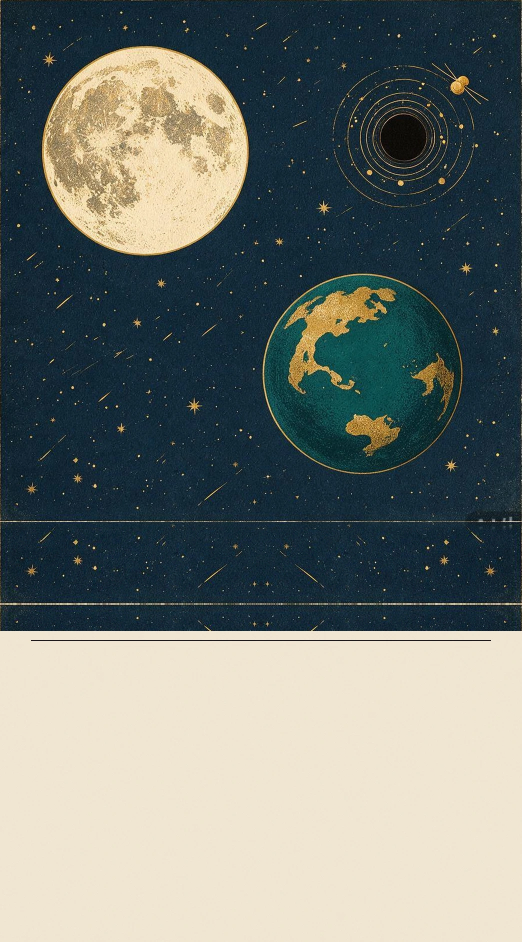
#> input picture tools/menu-prseam.webp, 1044 x 1884 px, found by its file name (shown at 1/2 size)
$ python patch_menu_seams.py
#> lines starting #> are read from the running program, lines starting #| are printed output that depends on the picture; after the words box and inside, x2 and y2 are one past the last pixel; in counts of white or black regions, pixels touching at a corner belong together
#!/usr/bin/env python3
"""抹掉 menu.webp 仪场里的烘焙断口 + 下移奶油带：
- y≈1041-43 / y≈1205-10 两条横向金线（原方图内框底线 + 延展接缝）
- x=0 / x=1043 两条 1px 竖直框线（仅仪场 navy 区，奶油带无此线）
- 右缘水印残迹（x≈920-1043, y≈970-1080，原 AI 水印未除净）
- 奶油边界 y1265 → y1330（屏 68% → 71.7%；操作面板扩容，仪场仍大于初版）
- 星图收进圆角矩形「屏幕框」：四周奶油边距 36px、圆角 r30、2px 深墨描边，
  监视器隐喻——奶油色是仪表机身，星图是显示出来的屏幕（用户定）

重绘配方同 patch_cover_grain.py：底色取邻近干净星空逐通道中位数，
颗粒 = 细噪（std 实测于干净区）+ 低频斑驳，星星小/中/亮/四芒四档、暖金色。
源文件用 tools/menu-prseam.webp（打补丁前备份）。
"""
import numpy as np
from PIL import Image
from scipy import ndimage

BASE = "/Users/jonysong/Work/Products/chase-the-moon"
SRC = f"{BASE}/tools/menu-prseam.webp"
OUT = f"{BASE}/assets/ui/menu.webp"
NAVY_END = 1264  # 奶油带从 1265 开始

rng = np.random.default_rng(20260921)
im = np.array(Image.open(SRC).convert("RGB")).astype(float)
H, W = im.shape[:2]
#> H = 1884; W = 1044

# ── 实测干净区颗粒强度（避开星点：用高通行中位数估计）──
clean = im[1100:1190, 100:900]
hipass = clean - ndimage.gaussian_filter(clean, (2, 2, 0))
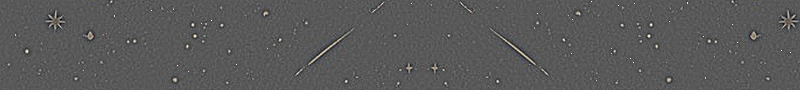
#> hipass: shape (90, 800, 3) float64; mean R, G, B 0, 0, 0; drawn with min black and max white
FINE_STD = float(np.median(np.abs(hipass)) * 1.4826)
#> FINE_STD = 6.03
FINE_STD = min(max(FINE_STD, 4.0), 9.0)

STAR_RGB = np.array([205.0, 182.0, 126.0])


def synth(h, w, base, star_scale=1.0):
    """生成 h×w 星空纹理块"""
#> called with h = 9, w = 1044, base = array of shape (3,), star_scale = 1
    blk = np.ones((h, w, 3)) * base
    fine = rng.normal(0, FINE_STD, (h, w))
    coarse = ndimage.gaussian_filter(rng.normal(0, 1, (h, w)), 2.2)
    coarse = coarse / coarse.std() * (FINE_STD * 0.42)
    noise = fine + coarse
    blk[..., 0] += noise * 1.00
    blk[..., 1] += noise * 0.92
    blk[..., 2] += noise * 0.78

    def splat(cx, cy, r, peak):
        y0, y1 = max(0, int(cy - r * 3)), min(h, int(cy + r * 3) + 1)
        x0, x1 = max(0, int(cx - r * 3)), min(w, int(cx + r * 3) + 1)
        if y1 <= y0 or x1 <= x0:
            return
        gy, gx = np.mgrid[y0:y1, x0:x1]
        sig = max(r / 1.8, 0.42)
        g = peak * np.exp(-(((gy - cy) ** 2 + (gx - cx) ** 2) / (2 * sig * sig)))
        tint = 0.85 + 0.3 * rng.random()
        for c, k in enumerate((1.0, 0.9, 0.72)):
            blk[y0:y1, x0:x1, c] += g * STAR_RGB[c] / 205 * tint * k

    for _ in range(int(0.0011 * h * w * star_scale)):
        splat(rng.uniform(0, w), rng.uniform(0, h), rng.uniform(0.7, 1.1), rng.uniform(60, 130))
    for _ in range(int(0.00028 * h * w * star_scale)):
        splat(rng.uniform(0, w), rng.uniform(0, h), rng.uniform(1.2, 1.8), rng.uniform(140, 210))
    for _ in range(int(0.00008 * h * w * star_scale)):
        splat(rng.uniform(0, w), rng.uniform(0, h), rng.uniform(1.8, 2.4), rng.uniform(190, 240))
    return blk


def med(y0, y1, x0, x1):
    return np.median(im[y0:y1, x0:x1].reshape(-1, 3), axis=0)


def repaint(y0, y1, x0, x1, base):
    im[y0:y1, x0:x1] = np.clip(synth(y1 - y0, x1 - x0, base), 0, 255)


# ── 横线 A（y 1040-1044，含上下影行）：底色取 1010-1036 ──
repaint(1038, 1047, 0, W, med(1010, 1036, 0, W))
# ── 横线 B（y 1201-1214，双线更宽）：底色取 1170-1198 ──
repaint(1200, 1215, 0, W, med(1170, 1198, 0, W))
# ── 竖直框线（x 0-4 / x 1039-1043，仅 navy 区）──
repaint(0, NAVY_END, 0, 5, med(200, 1000, 8, 30))
#> in synth (call 3), `fine = rng.normal(0, FINE_STD, (h, w))`: fine = 1264 rows, first 6: [6.06, -0.637, 12.53, -0.161, 5.2], [13.18, 4.66, -8.78, 5.8, 11.45], [6.38, -5.79, -2.74, -2.38, 1.75], [2.79, 1.2, 3.73, -8.29, 3.29], [-1.92, 4.05, -3.79, -3.99, -3.25], [1.49, -0.653, -3, -16.88, -0.44]
#> in synth (call 3), `coarse = coarse / coarse.std() * (FINE_STD * 0.42)`: coarse = 1264 rows, first 6: [-2.2, -2.16, -2.16, -2.26, -2.35], [-2.34, -2.14, -1.91, -1.76, -1.71], [-2.41, -1.95, -1.29, -0.734, -0.433], [-2.15, -1.42, -0.3, 0.739, 1.34], [-1.59, -0.659, 0.818, 2.26, 3.14], [-1.2, -0.191, 1.47, 3.15, 4.21]
#> in synth (call 3), `noise = fine + coarse`: noise = 1264 rows, first 6: [3.86, -2.79, 10.37, -2.42, 2.85], [10.84, 2.52, -10.69, 4.04, 9.74], [3.98, -7.74, -4.04, -3.11, 1.32], [0.638, -0.214, 3.43, -7.55, 4.63], [-3.51, 3.4, -2.97, -1.73, -0.11], [0.289, -0.844, -1.54, -13.73, 3.77]
repaint(0, NAVY_END, 1039, W, med(200, 1000, 1010, 1036))
#> in synth (call 4), `fine = rng.normal(0, FINE_STD, (h, w))`: fine = 1264 rows, first 6: [1.85, 1.32, 3.82, 11.12, 1.22], [4.81, 3.98, 9.46, 4.73, 1.88], [-0.202, 5.66, -1.64, -1.45, -5.03], [2.75, 4.98, 4.27, 8.19, -1.22], [2.48, 0.15, 5.81, 5.98, 12.86], [-6.21, -3.15, -6.14, -10.39, -2.45]
#> in synth (call 4), `coarse = coarse / coarse.std() * (FINE_STD * 0.42)`: coarse = 1264 rows, first 6: [0.413, -0.543, -1.94, -3.17, -3.84], [0.22, -0.571, -1.73, -2.75, -3.32], [-0.212, -0.705, -1.43, -2.07, -2.42], [-0.806, -0.951, -1.16, -1.35, -1.45], [-1.31, -1.18, -0.982, -0.806, -0.711], [-1.5, -1.21, -0.798, -0.434, -0.237]
#> in synth (call 4), `noise = fine + coarse`: noise = 1264 rows, first 6: [2.27, 0.774, 1.87, 7.95, -2.61], [5.03, 3.41, 7.73, 1.98, -1.43], [-0.414, 4.95, -3.07, -3.52, -7.45], [1.94, 4.03, 3.11, 6.84, -2.67], [1.16, -1.03, 4.83, 5.17, 12.15], [-7.7, -4.37, -6.94, -10.82, -2.69]
# ── 水印残迹（整区重绘，覆盖横线 A 右端也已处理）──
repaint(968, 1082, 918, W, med(968, 1082, 780, 905))
#> in synth (call 5), `coarse = coarse / coarse.std() * (FINE_STD * 0.42)`:
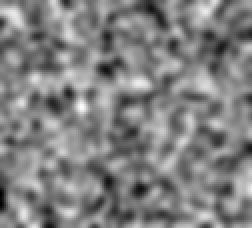
#> coarse: shape (114, 126) float64 (shown 2 times larger); min -8.95, max 8.96, mean 0.137; drawn with min black and max white
#> in synth (call 5), `blk[..., 2] += noise * 0.78`:
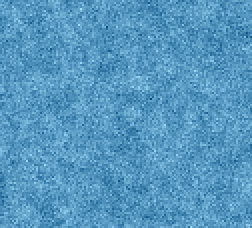
#> blk: shape (114, 126, 3) float64 (shown 2 times larger); mean of channels 0, 1, 2 22.2, 43.2, 56.1; drawn with min black and max white

# ── 奶油带下移：y1265 → y1410（仪场加长，inset 细线同步）──
NEW_BOUND = 1330
navy_base = med(1216, 1260, 100, 900)  # 补丁后该区已是干净星空，取边界下缘附近底色
#> navy_base = [20, 41, 55]
repaint(NAVY_END - 4, NEW_BOUND, 0, W, navy_base)  # 原奶油边界实际起于 ~1262（webp 柔化），多吞几行
#> in synth (call 6), `noise = fine + coarse`:
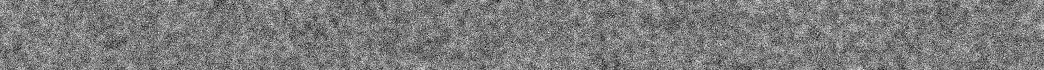
#> noise: shape (70, 1044) float64; min -26.96, max 28.29, mean 0; drawn with min black and max white
#> in synth (call 6), `blk[..., 2] += noise * 0.78`:
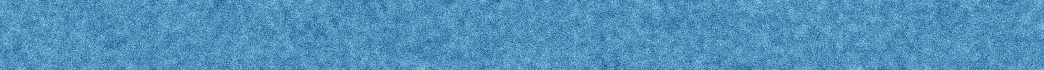
#> blk: shape (70, 1044, 3) float64; mean of channels 0, 1, 2 20, 41, 55; drawn with min black and max white
CREAM = np.array([240.0, 230.0, 210.0])  # 原奶油带中位色（原图几乎无颗粒，保持平涂）
im[NEW_BOUND:H] = CREAM
HL = np.array([27.0, 23.0, 20.0])  # 深墨描边色（取自原 inset 细线）

# ── 星图收进圆角矩形「屏幕框」：外边距 M、圆角 R、2px 深墨描边 ──
M, R = 36, 30
yy, xx = np.mgrid[0:H, 0:W]
outside = (xx < M) | (xx >= W - M) | (yy < M) | (yy >= NEW_BOUND)
corners = (
    (M + R, M + R, xx < M + R, yy < M + R),  # 左上
    (W - M - R - 1, M + R, xx >= W - M - R, yy < M + R),  # 右上
    (M + R, NEW_BOUND - R - 1, xx < M + R, yy >= NEW_BOUND - R),  # 左下
    (W - M - R - 1, NEW_BOUND - R - 1, xx >= W - M - R, yy >= NEW_BOUND - R),  # 右下
)
for cx, cy, qx, qy in corners:
    outside |= ((xx - cx) ** 2 + (yy - cy) ** 2 > R * R) & qx & qy
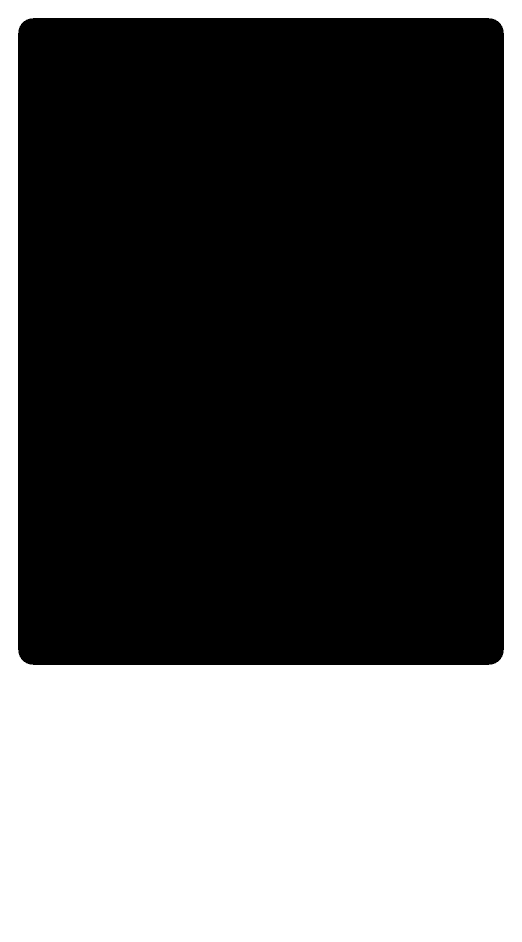
#> outside: shape (1884, 1044) bool (shown at 1/2 size); 36.1% white; 1 white region, box (x1, y1, x2, y2) and area: (0, 0, 1044, 1884) 710028
border = (~outside) & ndimage.binary_dilation(outside, iterations=2)
im[outside] = CREAM
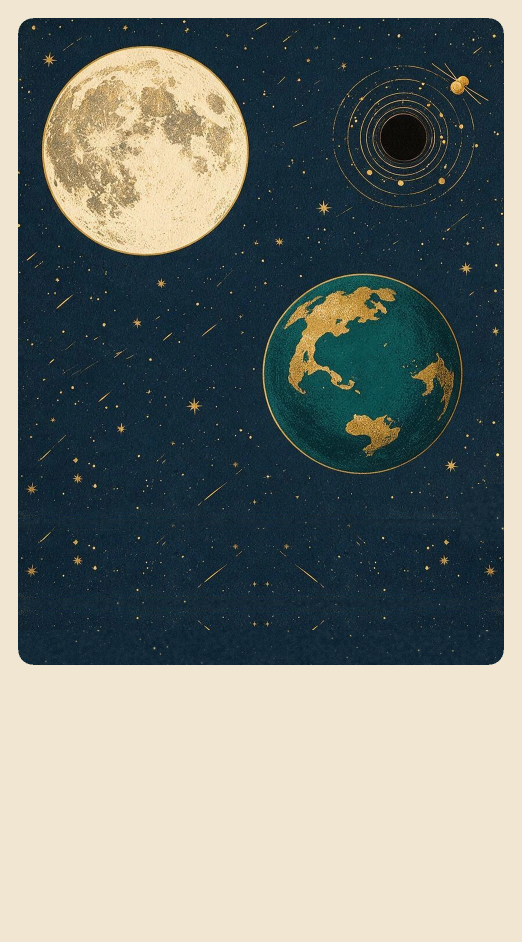
#> im: shape (1884, 1044, 3) float64 (shown at 1/2 size); mean R, G, B 116.7, 123.4, 118.2
im[border] = HL

Image.fromarray(np.clip(im, 0, 255).astype(np.uint8), "RGB").save(OUT, quality=80)
print(f"seams patched (grain std={FINE_STD:.2f}), cream moved 1265 -> {NEW_BOUND}, rounded frame M={M} R={R} -> {OUT}")
#| seams patched (grain std=6.03), cream moved 1265 -> 1330, rounded frame M=36 R=30 -> /Users/jonysong/Work/Products/chase-the-moon/assets/ui/menu.webp
